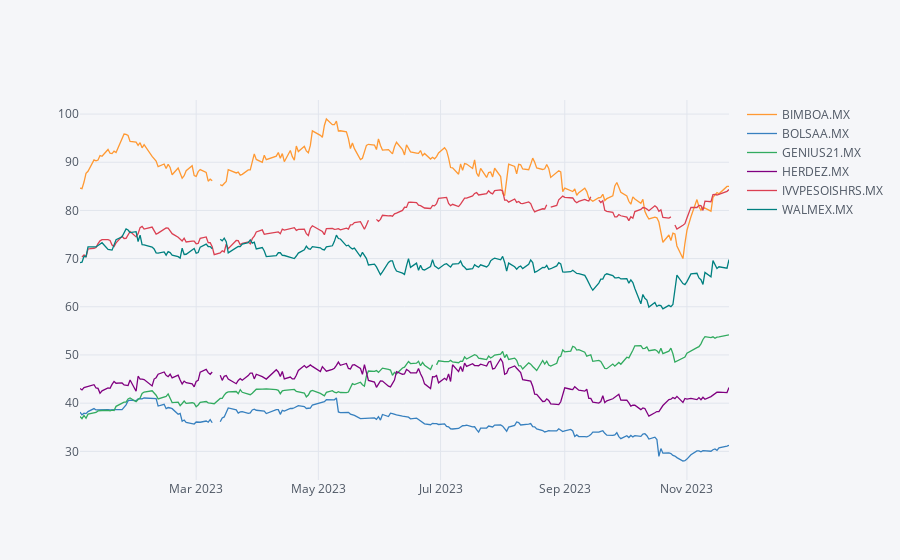

Notebook source saved alongside this figure:
### Code cell
# now for all dataframe with Close price
portfolio_df.Close.iplot()

### Figure 1 — Plotly figure (JSON) as saved in the notebook; plotly's stock layout.template omitted (floating-point values rounded to 4 significant figures; data arrays with more than 128 entries replaced by an {"elided": "..."} marker saying what was removed)
{"data": [{"line": {"color": "rgba(255, 153, 51, 1.0)", "dash": "solid", "shape": "linear", "width": 1.3}, "mode": "lines", "name": "BIMBOA.MX", "text": "", "type": "scatter", "x": {"elided": "226 str values"}, "y": {"elided": "226 mixed values"}}, {"line": {"color": "rgba(55, 128, 191, 1.0)", "dash": "solid", "shape": "linear", "width": 1.3}, "mode": "lines", "name": "BOLSAA.MX", "text": "", "type": "scatter", "x": {"elided": "226 str values"}, "y": {"elided": "226 mixed values"}}, {"line": {"color": "rgba(50, 171, 96, 1.0)", "dash": "solid", "shape": "linear", "width": 1.3}, "mode": "lines", "name": "GENIUS21.MX", "text": "", "type": "scatter", "x": {"elided": "226 str values"}, "y": {"elided": "226 mixed values"}}, {"line": {"color": "rgba(128, 0, 128, 1.0)", "dash": "solid", "shape": "linear", "width": 1.3}, "mode": "lines", "name": "HERDEZ.MX", "text": "", "type": "scatter", "x": {"elided": "226 str values"}, "y": {"elided": "226 mixed values"}}, {"line": {"color": "rgba(219, 64, 82, 1.0)", "dash": "solid", "shape": "linear", "width": 1.3}, "mode": "lines", "name": "IVVPESOISHRS.MX", "text": "", "type": "scatter", "x": {"elided": "226 str values"}, "y": {"elided": "226 mixed values"}}, {"line": {"color": "rgba(0, 128, 128, 1.0)", "dash": "solid", "shape": "linear", "width": 1.3}, "mode": "lines", "name": "WALMEX.MX", "text": "", "type": "scatter", "x": {"elided": "226 str values"}, "y": {"elided": "226 mixed values"}}], "layout": {"legend": {"bgcolor": "#F5F6F9", "font": {"color": "#4D5663"}}, "paper_bgcolor": "#F5F6F9", "plot_bgcolor": "#F5F6F9", "title": {"font": {"color": "#4D5663"}}, "xaxis": {"gridcolor": "#E1E5ED", "showgrid": true, "tickfont": {"color": "#4D5663"}, "title": {"font": {"color": "#4D5663"}, "text": ""}, "zerolinecolor": "#E1E5ED"}, "yaxis": {"gridcolor": "#E1E5ED", "showgrid": true, "tickfont": {"color": "#4D5663"}, "title": {"font": {"color": "#4D5663"}, "text": ""}, "zerolinecolor": "#E1E5ED"}}}
